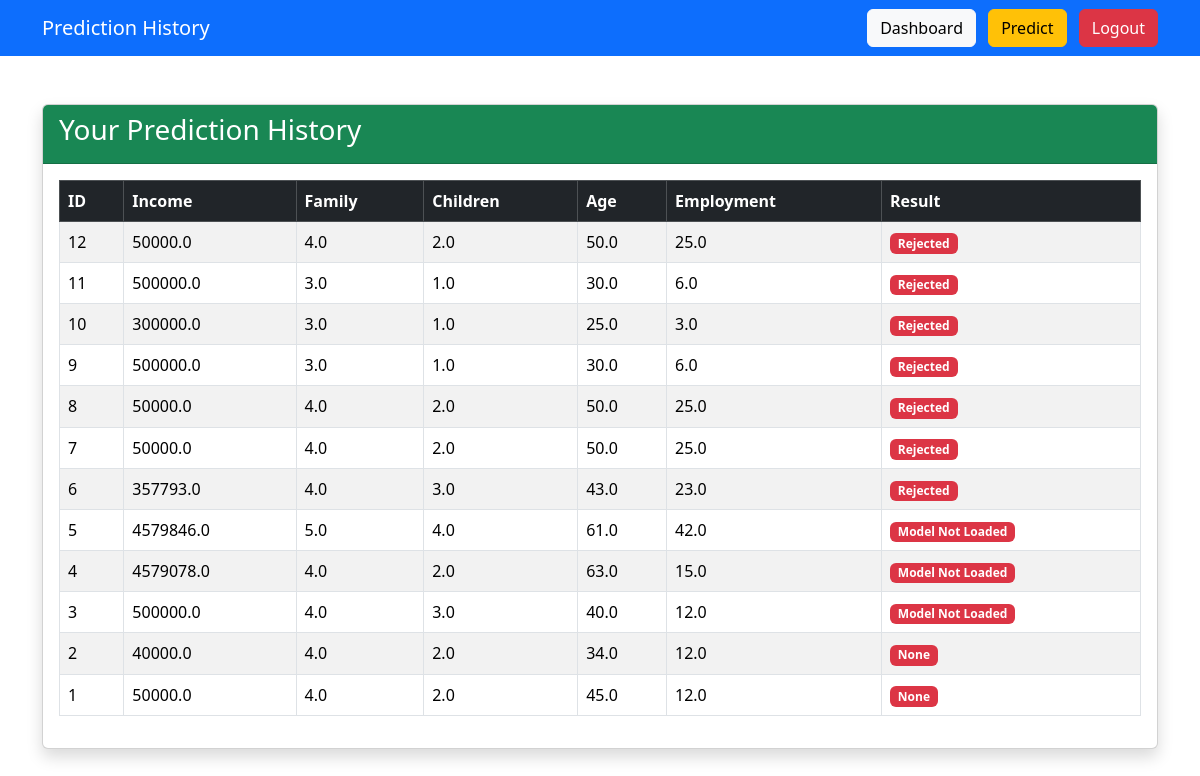
Screenshot of /history (signed in) with the database file from the repository.
### tables this page shows
CREATE TABLE predictions(
    id INTEGER PRIMARY KEY AUTOINCREMENT,
    username TEXT,
    income REAL,
    family REAL,
    children REAL,
    age REAL,
    employment REAL,
    result TEXT
);

### app.py (the view)
@app.route("/history")
def history():
    if "username" not in session:
        return redirect(url_for("login"))
    conn = get_connection()
    records = conn.execute(
        """
        SELECT *
        FROM predictions
        WHERE username=?
        ORDER BY id DESC
        """,
        (session["username"],)
    ).fetchall()
    conn.close()
    return render_template(
        "history.html",
        records=records
    )

### app.py (called while the page is built)
def get_connection():
    conn = sqlite3.connect(DATABASE)
    conn.row_factory = sqlite3.Row
    return conn

### templates/history.html (shortened to what this page needs)
<!DOCTYPE html>
<html lang="en">
<head>
<link href="https://cdn.jsdelivr.net/npm/bootstrap@5.3.2/dist/css/bootstrap.min.css" rel="stylesheet">
<link rel="stylesheet" href="{{ url_for('static', filename='css/style.css') }}">
</head>
<body>
<nav class="navbar navbar-dark bg-primary">
<div class="container">
<a class="navbar-brand">
Prediction History
</a>
<div>
<a href="/dashboard" class="btn btn-light me-2">
Dashboard
</a>
<a href="/predict" class="btn btn-warning me-2">
Predict
</a>
<a href="/logout" class="btn btn-danger">
Logout
</a>
</div>
</div>
</nav>
<div class="container mt-5">
<div class="card shadow">
<div class="card-header bg-success text-white">
<h3>Your Prediction History</h3>
</div>
<div class="card-body">
<table class="table table-bordered table-striped">
<thead class="table-dark">
<tr>
<th>ID</th>
<th>Income</th>
<th>Family</th>
<th>Children</th>
<th>Age</th>
<th>Employment</th>
<th>Result</th>
</tr>
</thead>
<tbody>
{% for row in records %}
<tr>
<td>{{ row.id }}</td>
<td>{{ row.income }}</td>
<td>{{ row.family }}</td>
<td>{{ row.children }}</td>
<td>{{ row.age }}</td>
<td>{{ row.employment }}</td>
<td>
{% if row.result=="Approved ✅" %}
<span class="badge bg-success">
{{ row.result }}
</span>
{% else %}
<span class="badge bg-danger">
{{ row.result }}
</span>
{% endif %}
</td>
</tr>
{% endfor %}
</tbody>
</table>
</div>
</div>
</div>
</body>
</html>

### rows the page displays
predictions: id "12", income "50000.0", family "4.0", children "2.0", age "50.0", employment "25.0", result "Rejected"
predictions: id "11", income "500000.0", family "3.0", children "1.0", age "30.0", employment "6.0", result "Rejected"
predictions: id "10", income "300000.0", family "3.0", children "1.0", age "25.0", employment "3.0", result "Rejected"
predictions: id "9", income "500000.0", family "3.0", children "1.0", age "30.0", employment "6.0", result "Rejected"
predictions: id "8", income "50000.0", family "4.0", children "2.0", age "50.0", employment "25.0", result "Rejected"
predictions: id "7", income "50000.0", family "4.0", children "2.0", age "50.0", employment "25.0", result "Rejected"
predictions: id "6", income "357793.0", family "4.0", children "3.0", age "43.0", employment "23.0", result "Rejected"
predictions: id "5", income "4579846.0", family "5.0", children "4.0", age "61.0", employment "42.0", result "Model Not Loaded"
predictions: id "4", income "4579078.0", family "4.0", children "2.0", age "63.0", employment "15.0", result "Model Not Loaded"
predictions: id "3", income "500000.0", family "4.0", children "3.0", age "40.0", employment "12.0", result "Model Not Loaded"
predictions: id "2", income "40000.0", family "4.0", children "2.0", age "34.0", employment "12.0", result "None"
predictions: id "1", income "50000.0", family "4.0", children "2.0", age "45.0", employment "12.0", result "None"
